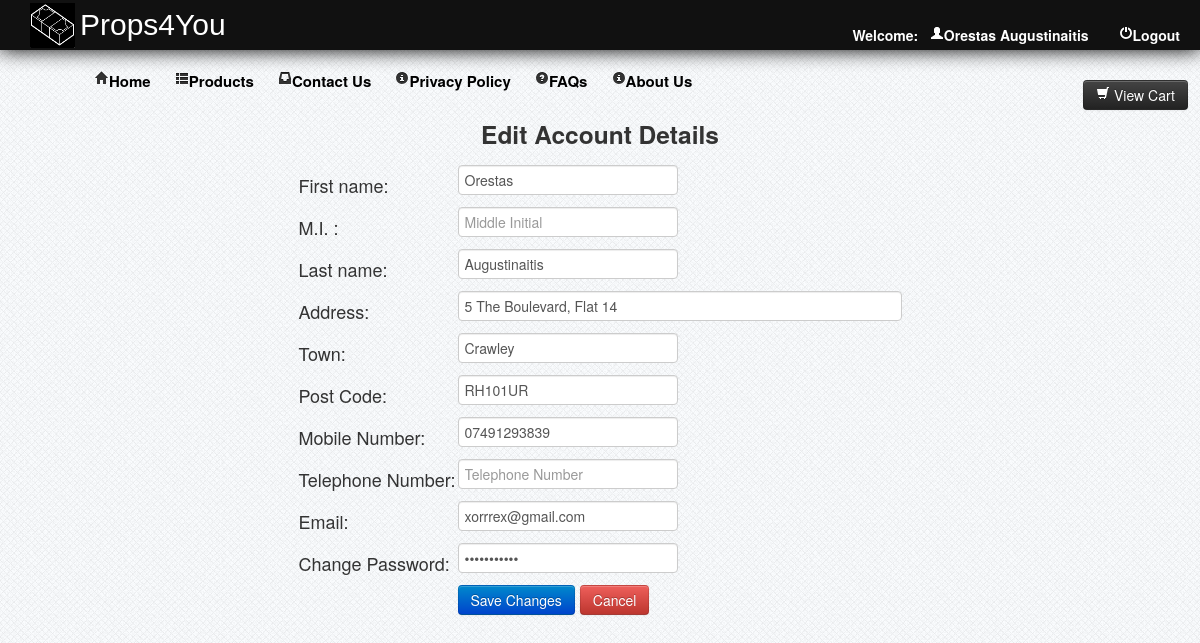
The page /account.php (signed in) on the database its author committed.
### tables this page shows
CREATE TABLE `customer` (
  `customerid` int(11) NOT NULL,
  `firstname` varchar(50) NOT NULL,
  `mi` varchar(1) NOT NULL,
  `lastname` varchar(50) NOT NULL,
  `address` varchar(100) NOT NULL,
  `country` varchar(50) NOT NULL,
  `zipcode` varchar(20) NOT NULL,
  `mobile` varchar(20) NOT NULL,
  `telephone` varchar(20) NOT NULL,
  `email` varchar(50) NOT NULL,
  `password` varchar(50) NOT NULL
);

### account.php (the view, shortened to what this page needs)
<?php
	include("db/dbconn.php");
	include("function/headerON.php");
?>
<div id="container">
							<?php
								$id = (int) $_SESSION['id'];
								$query = $conn->query ("SELECT * FROM customer WHERE customerid = '$id' ") or die (mysql_error());
								$fetch = $query->fetch_array ();
									$firstname=$fetch['firstname'];
									$mi=$fetch['mi'];
									$lastname=$fetch['lastname'];
									$address=$fetch['address'];
									$country=$fetch['country'];
									$zipcode=$fetch['zipcode'];
									$mobile=$fetch['mobile'];
									$telephone=$fetch['telephone'];
									$email=$fetch['email'];
									$password=$fetch['password'];
						?>
				<div id="account">
					<form method="POST" action="function/edit_customer.php">
						<center>
						<h3>Edit Account Details</h3>
							<table>
								<tr>
									<td>First name:</td><td><input type="text" name="firstname" placeholder="Firstname" required value="<?php echo $firstname; ?>"></td>
								</tr>
								<tr>
									<td>M.I. :</td><td><input type="text" name="mi" placeholder="Middle Initial" maxlength="1" value="<?php echo $mi;?>"></td>
								</tr>
								<tr>
									<td>Last name:</td><td><input type="text" name="lastname" placeholder="Lastname" required value="<?php  echo $lastname;?>"></td>
								</tr>
								<tr>
									<td>Address:</td><td><input type="text" name="address" placeholder="Address" style="width:430px;"required value="<?php echo $address;?>"></td>
								</tr>
								<tr>
									<td>Town:</td><td><input type="text" name="country" placeholder="Province" required value="<?php echo $country;?>"></td>
								</tr>
								<tr>
									<td>Post Code:</td><td><input type="text" name="zipcode" placeholder="ZIP Code" required value="<?php echo $zipcode;?>" maxlength="7"></td>
								</tr>
								<tr>
									<td>Mobile Number:</td><td><input type="text" name="mobile" placeholder="Mobile Number" value="<?php echo $mobile;?>" maxlength="12"></td>
								</tr>
								<tr>
									<td>Telephone Number:</td><td><input type="text" name="telephone" placeholder="Telephone Number" value="<?php echo $telephone;?>" maxlength="12"></td>
								</tr>
								<tr>
									<td>Email:</td><td><input type="email" name="email" placeholder="Email" required value="<?php echo $email;?>"></td>
								</tr>
								<tr>
									<td>Change Password:</td><td><input type="password" name="password" placeholder="Password" required value="<?php echo $password;?>"></td>
								</tr>
								<tr>
									<td></td><td><input type="submit" name="edit" value="Save Changes" class="btn btn-primary">&nbsp;<a href="home.php"><input type="button" name="cancel" value="Cancel" class="btn btn-danger"></a></td>
								</tr>
							</table>
						</center>
					</form>
				</div>
	<br>
</div>
</body>
</html>

### function/headerON.php (shortened to what this page needs)
<!DOCTYPE html>
<html>
<head>
	<link rel = "stylesheet" type = "text/css" href="css/style.css" media="all">
	<link rel="stylesheet" type="text/css" href="css/bootstrap.css">
</head>
<body>
	<div id="header">
		<img src="img/logo.png">
		<label>Props4You</label>
			<b><?php
				$id = (int) $_SESSION['id'];
					$query = $conn->query ("SELECT * FROM customer WHERE customerid = '$id' ") or die (mysqli_error());
					$fetch = $query->fetch_array ();
			?>
			<ul>
				<b><li><a href="function/logout.php"><i class="icon-off icon-white"></i>Logout</a></li></b>
				<li>Welcome:&nbsp;&nbsp;&nbsp;<a href="#profile" href  data-toggle="modal"><i class="icon-user icon-white"></i><?php echo $fetch['firstname']; ?>&nbsp;<?php echo $fetch['lastname'];?></a></li></b>
	</div>
						<?php
							$id = (int) $_SESSION['id'];
						?>
	<br>
<div id="container">
	<div id="content">
		<div class="nav">
			 <ul>
				<ul>
				<b><li><a href="home.php"><i class="icon-home"></i>Home</a></li>
				<li><a href="product1.php"><i class="icon-th-list"></i>Products</a>
				<li><a href="contactus1.php"><i class="icon-inbox"></i>Contact Us</a></li>
				<li><a href="privacy1.php"><i class="icon-info-sign"></i>Privacy Policy</a></li>
				<li><a href="faqs1.php"><i class="icon-question-sign"></i>FAQs</a></li>
				<li><a href="aboutus1.php"><i class="icon-info-sign"></i>About Us</a></li></b>
			</ul>
			</ul></b>
            <b><?php echo "<a href='cart.php?id=".$id."&action=view'><button class='btn btn-inverse' style='right:1%; position:fixed; top:10%;'><i class='icon-shopping-cart icon-white'></i> View Cart</button></a>" ?></b>
		</div>

### css/style.css (style rules this page uses)
body { background:url(../images/bg.png) repeat scroll left top #e7ebf2; }
#header { height:50px; width:100%; background-color:#111; color:#fff; text-indent:10px; -webkit-box-shadow:0px 0px 20px 0px black; -moz-box-shadow:0px 0px 20px 0px black; box-shadow:0px 0px 20px 0px black; }
#header img { position:absolute; height:45px; width:45px; margin-left:20px; margin-top:2.5px; }
#header label { position:relative; top:15px; color:#fff; text-indent:80px; font-size:30px; clear:both; font-family:arial; }
#header ul { list-style-type:none; position:relative; }
#header ul li { display:inline; position:relative; float:right; margin-right:20px; }
#header ul li a { text-decoration:none; color:#fff; }
#container { margin:auto; width:1150px; }
#content { top:10px; }
.nav { text-indent:10px; font-size:15px; }
.nav ul li { display:inline; position:relative; }
.nav ul li a { text-decoration:none; color:#000; }
.nav li a { padding:10px; }
#account { position:relative; margin-top:2%; }
#account form table tr td { font-size:18px; }

### rows shown on the page
customer: firstname "Orestas", lastname "Augustinaitis", address "5 The Boulevard, Flat 14", country "Crawley", zipcode "RH101UR", mobile "07491293839", email "xorrrex@gmail.com"
